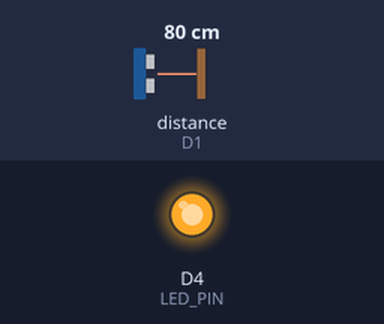
A sketch run on a simulated ESP8266 (NodeMCU). Parts: output pins drawn as LEDs (lit = HIGH). Wiring (inferred from the names in the program): ultrasonic range finder: trigger D0; echo D1. The inputs (shaded band) are chosen by the test bench; at power-on: distance to the obstacle (sensor on D1) 80 cm. The echo pulse lasts 58.3 µs per cm; WiFi joins after 1.5 s; servers stay silent unless stated; pins used as bus, display or sensor lines are not drawn.

Above: at 0.1 s.
At 1.6 s:
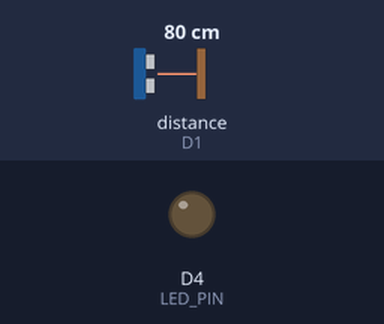
Timing chart, 0 to 3.1 s (numbered marks = the images above):
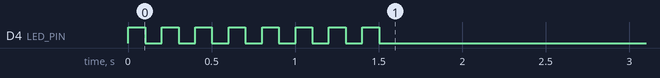

The sketch:

Walter_2.ino
```cpp
#include <ESP8266WiFi.h>

#define WIFI_DELAY 100
#define HTTPS_PORT 443
#define LIMIT 1037
#define LED_PIN D4

#define HOSTNAME "iot-system-0.herokuapp.com"
#define WIFI_PSK "Qwertyuiop@123456789"
#define WIFI_SSID ".."

WiFiClientSecure client;
String url;

const int pingPin = D0; // Trigger Pin of Ultrasonic Sensor
const int echoPin = D1; // Echo Pin of Ultrasonic Sensor

long centimeters(long microseconds) {
   return microseconds / 29 / 2;
}

long distance() {
   digitalWrite(pingPin, LOW);
   delayMicroseconds(2);
   digitalWrite(pingPin, HIGH);
   delayMicroseconds(2);
   digitalWrite(pingPin, LOW);
   long duration = pulseIn(echoPin, HIGH);
   return centimeters(duration);
}


void setup() {

 pinMode(pingPin, OUTPUT);
 pinMode(echoPin, INPUT);
  WiFi.begin(WIFI_SSID, WIFI_PSK);
  pinMode(LED_PIN, OUTPUT);

  while (WiFi.status() != WL_CONNECTED) {
    digitalWrite(LED_PIN, HIGH);
    delay(WIFI_DELAY);
    digitalWrite(LED_PIN, LOW);
    delay(WIFI_DELAY);
  }

  client.setInsecure();

}

void loop() {


  if (client.connect(HOSTNAME, HTTPS_PORT)) {

      url="/api";
      url += "?value="+String(distance());

      client.print(
                String("GET ") + url + " HTTP/1.1\r\n" +
                "Host: " + HOSTNAME + "\r\n" +
                "Connection: close\r\n\r\n"
      );
  }
  delay(10);

}
```
